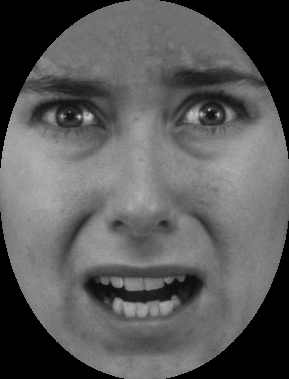
#> input picture faces/F01_FE.png, 289 x 379 px
$ python ellips.py
#> lines starting #> are read from the running program, lines starting #| are printed output that depends on the picture; after the words box and inside, x2 and y2 are one past the last pixel; in counts of white or black regions, pixels touching at a corner belong together
import cv2
import numpy as np

# Load the image
image_path = './F01_FE.png'
image = cv2.imread(image_path, cv2.IMREAD_UNCHANGED)
#> image is the input picture: shape (379, 289, 4); mean B, G, R, A 90.1, 90.1, 90.1, 201.2

# Extract the alpha channel
alpha_channel = image[:, :, 3]
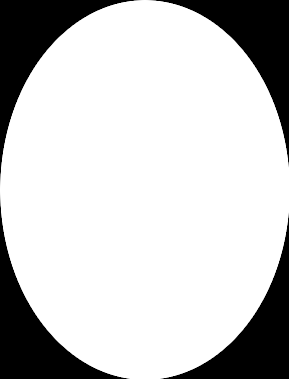
#> alpha_channel: shape (379, 289); min 0, max 255, mean 201.2

# Threshold the alpha channel to get a binary mask
_, binary_mask = cv2.threshold(alpha_channel, 1, 255, cv2.THRESH_BINARY)
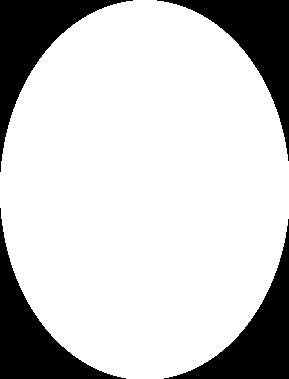
#> binary_mask: shape (379, 289); 79.1% white; 4 black regions

# Find contours from the binary mask
contours, _ = cv2.findContours(binary_mask, cv2.RETR_EXTERNAL, cv2.CHAIN_APPROX_SIMPLE)
#> contours = 1 contour; box (x1, y1, x2, y2) and area: (0, 0, 289, 379) 86213

# Create an empty image with the same dimensions as the input
filled_image = np.zeros_like(image)

# Define the color to fill (BGR format for OpenCV)
fill_color = (36, 54, 237, 255)  # Green color with full opacity

# Fill the contours on the empty image
for contour in contours:
    cv2.drawContours(filled_image, [contour], -1, fill_color, thickness=cv2.FILLED)
#> this loop made 1 pass
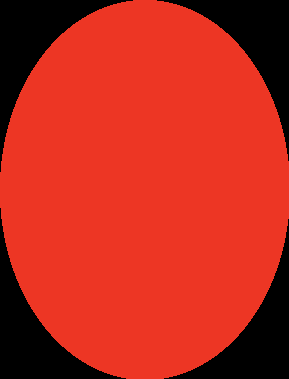
#> filled_image: shape (379, 289, 4); mean of channels 0, 1, 2, 3 28.5, 42.7, 187.6, 201.8; drawn as B, G, R

# Save the filled image
output_path = './filled_image.png'
cv2.imwrite(output_path, filled_image)

print(f"Image saved at {output_path}")

$ run again, with faces/F02_FE.png copied over faces/F01_FE.png
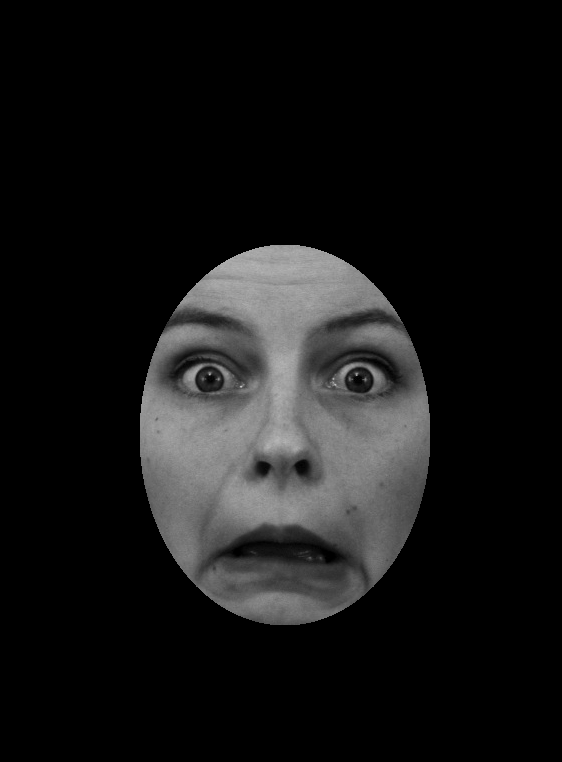
#> input picture faces/F02_FE.png, 562 x 762 px
#> image is the input picture: shape (762, 562, 4); mean B, G, R, A 22, 22, 22, 51.5
#> `_, binary_mask = cv2.threshold(alpha_channel, 1, 255, cv2.THRESH_BINARY)`:
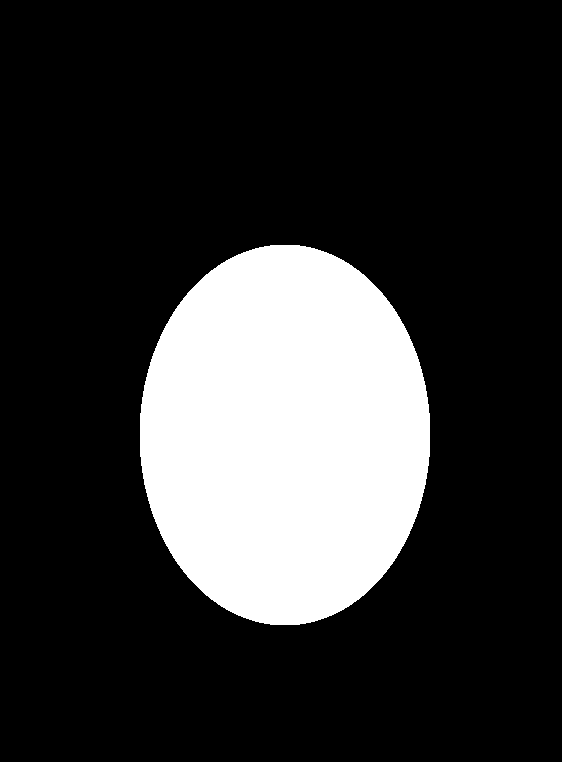
#> binary_mask: shape (762, 562); 20.3% white; 1 white region
#> contours = 1 contour; box (x1, y1, x2, y2) and area: (140, 245, 430, 625) 86609
#> the loop `for contour in contours:` made 1 pass
#> after the loop `for contour in contours:`:
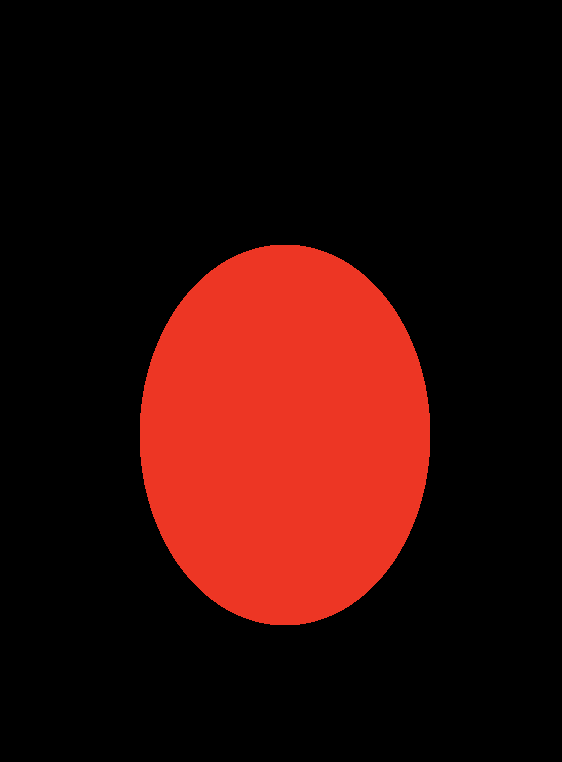
#> filled_image: shape (762, 562, 4); mean of channels 0, 1, 2, 3 7.3, 11, 48.2, 51.9; drawn as B, G, R

$ run again, with faces/F04_FE.png copied over faces/F01_FE.png
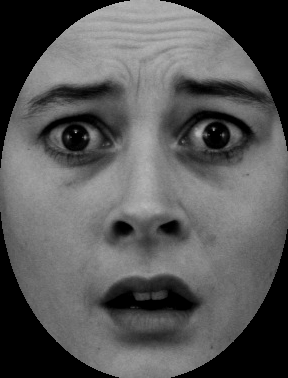
#> input picture faces/F04_FE.png, 288 x 378 px
#> image is the input picture: shape (378, 288, 4); mean B, G, R, A 88, 88, 88, 202.2
#> `_, binary_mask = cv2.threshold(alpha_channel, 1, 255, cv2.THRESH_BINARY)`:
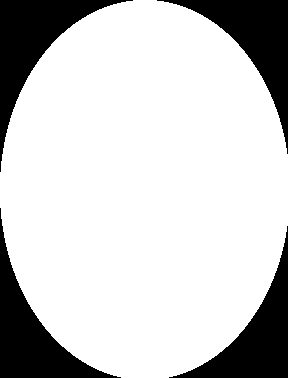
#> binary_mask: shape (378, 288); 79.5% white; 4 black regions
#> contours = 1 contour; box (x1, y1, x2, y2) and area: (0, 0, 288, 378) 86117
#> the loop `for contour in contours:` made 1 pass
#> after the loop `for contour in contours:`:
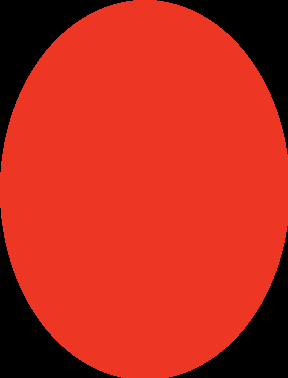
#> filled_image: shape (378, 288, 4); mean of channels 0, 1, 2, 3 28.6, 43, 188.5, 202.8; drawn as B, G, R
